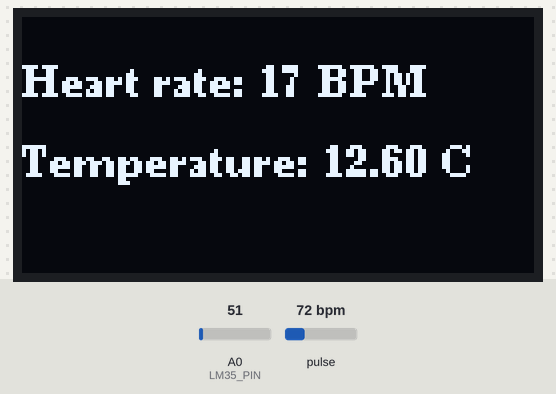
Bench run of a sketch on a simulated Arduino Uno, built with avr-gcc and run on an emulated ATmega328P. Parts: 128×64 one-colour display. Inputs (shaded band) come from the test bench; at power-on: pulse 72 bpm, A0 (LM35_PIN) = 51. What the sketch prints to the serial monitor is not drawn.

Above: at 11.3 s.
11.4 s: pulse set to 158 bpm
At 11.74 s:
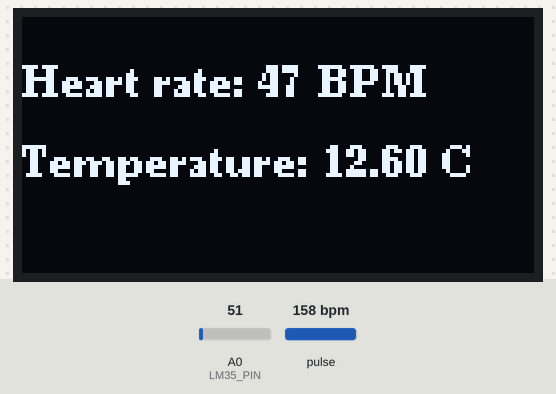
13.4 s: A0 (LM35_PIN) set to 30
At 15.0 s:
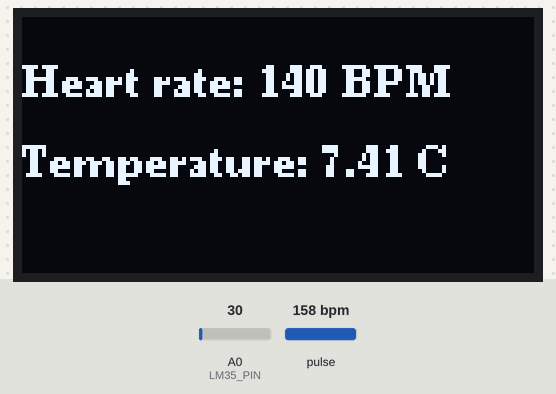
15.1 s: pulse set to 42 bpm
At 17.4 s:
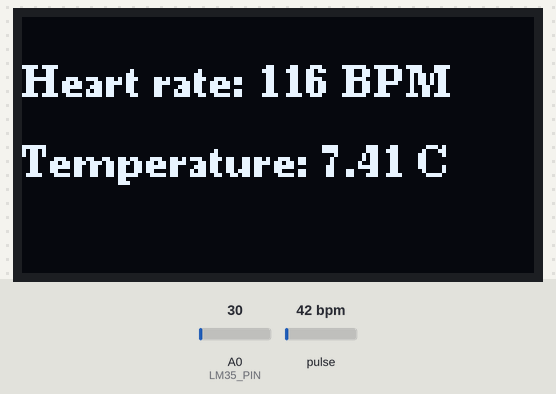
18.1 s: A0 (LM35_PIN) set to 15
At 20.5 s:
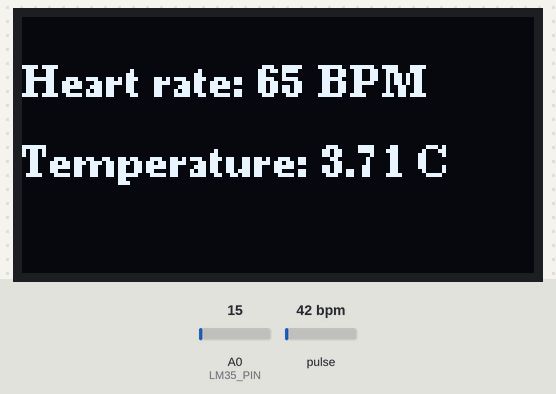
20.8 s: pulse set to 70 bpm
At 22.0 s:
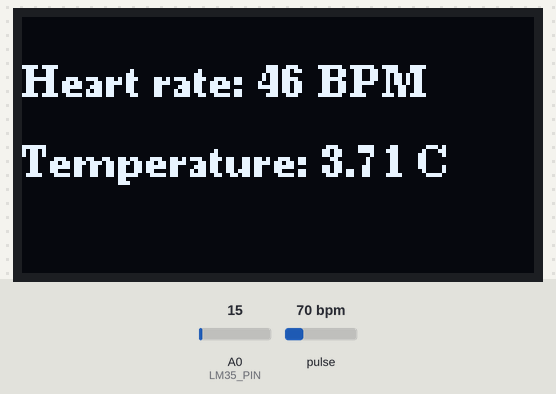
23.8 s: A0 (LM35_PIN) set to 61
At 25.4 s:
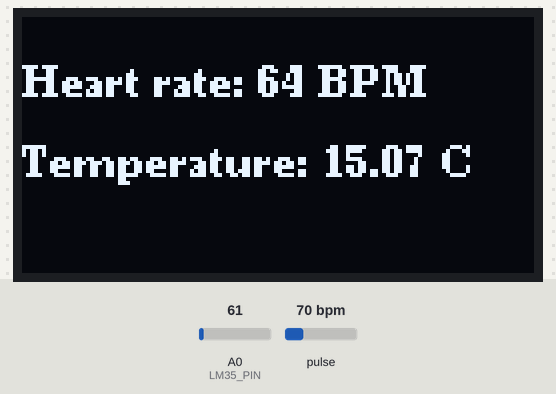
Timing chart, 0 to 26.9 s (numbered marks = the images above; inputs shaded):
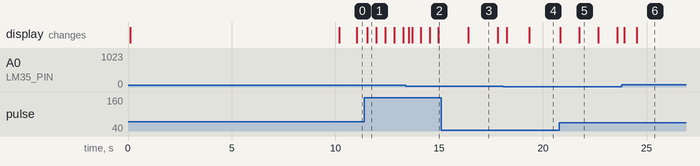

Measured:
- after the input at 18.1 s, the display: first changes after 0.15 s (image 4 shows a later state)
- after the input at 23.8 s, the display: first changes after 0.12 s (image 6 shows a later state)
- what the display in image 1 shows lasts 0.5 s, from 11.5 s to 12.0 s
- what the display in image 3 shows lasts 1.4 s, from 16.4 s to 17.8 s
- what the display in image 5 shows lasts 0.9 s, from 21.8 s to 22.7 s

The sketch:

RUN_HR_OLED_TEM.ino
```cpp
#include <Wire.h>
#include "MAX30105.h"
#include <U8g2lib.h>

#include "heartRate.h"

MAX30105 particleSensor;

const byte RATE_SIZE = 4; //Increase this for more averaging. 4 is good.
byte rates[RATE_SIZE]; //Array of heart rates
byte rateSpot = 0;
long lastBeat = 0; //Time at which the last beat occurred

float beatsPerMinute;
int beatAvg;

const int LM35_PIN = A0; // Pin where LM35 temperature sensor is connected

U8G2_SH1106_128X64_NONAME_F_HW_I2C u8g2(U8G2_R0);

void setup()
{
  Serial.begin(115200);
  Serial.println("Initializing...");

  // Initialize sensor
  if (!particleSensor.begin(Wire, 400000)) //Use default I2C port, 400kHz speed
  {
    Serial.println("MAX30105 was not found. Please check wiring/power. ");
    while (1);
  }
  Serial.println("Place your index finger on the sensor with steady pressure.");

  particleSensor.setup(); //Configure sensor with default settings
  particleSensor.setPulseAmplitudeRed(0x0A); //Turn Red LED to low to indicate sensor is running
  particleSensor.setPulseAmplitudeGreen(0); //Turn off Green LED

  u8g2.begin();


   //_________ Display "Heritage College" on the first page______
  u8g2.setFont(u8g2_font_ncenB08_tr);
  u8g2.setCursor(15, 20);
  u8g2.print("Heritage Institute ");
  u8g2.setCursor(25, 40);
  u8g2.print("DEPT OF AEIE");

  u8g2.sendBuffer();
  delay(10000);
  u8g2.clearBuffer();

}


void loop()
{
  long irValue = particleSensor.getIR();
  float tempC = (5.0 * analogRead(A0) * 100.0) / 2024.0;

  if (checkForBeat(irValue) == true)
  {
    //We sensed a beat!
    long delta = millis() - lastBeat;
    lastBeat = millis();

    beatsPerMinute = 60 / (delta / 1000.0);

    if (beatsPerMinute < 255 && beatsPerMinute > 20)
    {
      rates[rateSpot++] = (byte)beatsPerMinute; //Store this reading in the array
      rateSpot %= RATE_SIZE; //Wrap variable

      //Take average of readings
      beatAvg = 0;
      for (byte x = 0 ; x < RATE_SIZE ; x++)
        beatAvg += rates[x];
      beatAvg /= RATE_SIZE;
    }
  }

  u8g2.clearBuffer(); // clear the internal memory of the OLED display

  u8g2.setFont(u8g2_font_ncenB08_tr); // set the font to use
  u8g2.setCursor(0, 20); // set the cursor position
  u8g2.print("Heart rate: "); // print the label for the heart rate reading
  u8g2.print(beatAvg); // print the actual heart rate value
  u8g2.print(" BPM"); // print the units for the heart rate value

  u8g2.setCursor(0, 40); // set the cursor position for the temperature reading
  u8g2.print("Temperature: "); // print the label for the temperature reading
  u8g2.print(tempC); // print the actual temperature value
  u8g2.print(" C"); // print the units for the temperature value

  u8g2.sendBuffer(); // transfer the data from the internal memory to the OLED display

  Serial.print("IR=");
  Serial.print(irValue);
  Serial.print(", BPM=");
  Serial.print(beatsPerMinute);
  Serial.print(", Avg BPM=");
  Serial.print(beatAvg);
  Serial.print(", Temp=");
  Serial.print(tempC);

  if (irValue < 50000)
    Serial.print(" No finger?");

  Serial.println();
}
```
